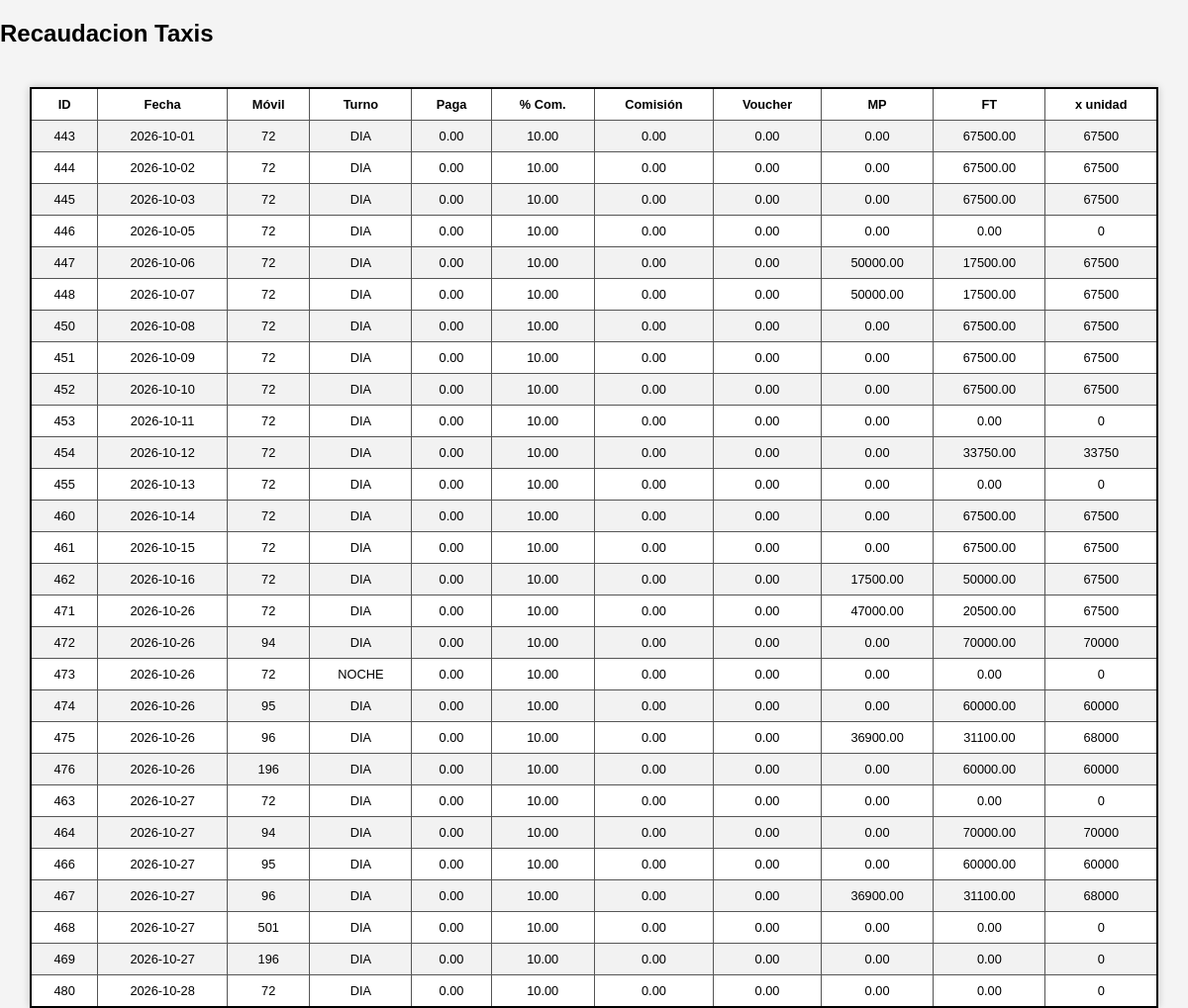
/php/lista_reca.php, run on the app's committed database.
### tables this page shows
CREATE TABLE `recauda` (
  `id` int(10) NOT NULL AUTO_INCREMENT,
  `fecha` date NOT NULL,
  `chofer_id` int(11) NOT NULL,
  `vehiculo_id` int(11) DEFAULT NULL,
  `movil` int(11) NOT NULL,
  `turno` varchar(6) NOT NULL,
  `abono_diario` decimal(10,2) NOT NULL DEFAULT 0.00,
  `paga` decimal(10,2) NOT NULL DEFAULT 0.00,
  `porcent` decimal(5,2) NOT NULL DEFAULT 0.00,
  `comision` decimal(10,2) NOT NULL DEFAULT 0.00,
  `voucher` decimal(10,2) NOT NULL DEFAULT 0.00,
  `mp` decimal(10,2) NOT NULL DEFAULT 0.00,
  `ft` decimal(10,2) NOT NULL DEFAULT 0.00,
  `total` decimal(10,2) NOT NULL DEFAULT 0.00,
  `debe` decimal(10,2) NOT NULL DEFAULT 0.00,
  `observaciones` varchar(255) DEFAULT '',
  `registrado_por` varchar(100) DEFAULT NULL,
  `registrado_fecha` datetime DEFAULT NULL,
  PRIMARY KEY (`id`),
  UNIQUE KEY `fecha_chofer` (`fecha`,`chofer_id`),
  KEY `idx_chofer` (`chofer_id`),
  KEY `idx_fecha` (`fecha`),
  KEY `idx_movil` (`movil`)
);

### php/lista_reca.php (the view, shortened to what this page needs)
<?php
$con = conexion();
$con->set_charset("utf8mb4");
$sql = "SELECT * FROM recauda ORDER BY fecha ASC";
$sql_l = $con->query($sql);
if ($sql_l->num_rows > 0) {
?>
    <!DOCTYPE html>
    <html lang="en">
    <head>
        <link rel="stylesheet" href="../css/listado.css">
    </head>
    <body>
        <h2>Recaudacion Taxis</h2>
        <div class="table-container">
            <table border="1" cellpadding="8" cellspacing="0">
                <tr>
                    <th>ID</th>
                    <th>Fecha</th>
                    <th>Móvil</th>
                    <th>Turno</th>
                    <th>Paga</th>
                    <th>% Com.</th>
                    <th>Comisión</th>
                    <th>Voucher</th>
                    <th>MP</th>
                    <th>FT</th>
                    <th>x unidad</th>
                </tr>
                <?php
                while ($row = $sql_l->fetch_assoc()) {
                ?>
                    <tr>
                        <?php
                        $id = $row['id'];
                        $fecha = $row['fecha'];
                        $movil = $row['movil'];
                        $turno = $row['turno'];
                        $paga = $row['paga'];
                        $porcent = $row['porcent'];
                        $comision = $row['comision'];
                        $voucher = $row['voucher'];
                        $mp = $row['mp'];
                        $ft = $row['ft'];
                        ?>
                        <td><?php echo $id ?></td>
                        <td><?php echo $fecha ?></td>
                        <td><?php echo $movil ?></td>
                        <td><?php echo $turno ?></td>
                        <td><?php echo $paga ?></td>
                        <td><?php echo $porcent ?></td>
                        <td><?php echo $comision ?></td>
                        <td><?php echo $voucher ?></td>
                        <td><?php echo $mp ?></td>
                        <td><?php echo $ft ?></td>
                        <?php
                        $dia = $comision + $mp + $ft + $comision;
                        ?>
                        <td><?php echo $dia ?></td>
                    </tr>
                <?php
                }
                ?>
            </table>
        </div>
    <?php
} else {
    echo 'No hay registros para mostrar.';
}
    ?>
    </body>
    </html>

### css/listado.css (style rules this page uses)
body { font-family: Arial, sans-serif; background-color: #f4f4f4; margin: 0; padding: 0; }
.table-container { display: flex; justify-content: center; align-items: center; margin-top: 40px; }
table { width: 95%; border-collapse: collapse; background: white; text-align: center; border: 2px solid #000; box-shadow: 0 0 8px rgba(0, 0, 0, 0.2); font-size: 0.8em; }
th, td { border: 1px solid #555; padding: 8px 12px; }
tr:nth-child(even) { background-color: #f2f2f2; }

### php/lista_reca.php (style rules this page uses)
.table-container { display: flex; justify-content: center; align-items: center; }
table { width: 95%; border-collapse: collapse; text-align: center; background: white; border: 2px solid #000; box-shadow: 0 0 8px rgba(0, 0, 0, 0.2); }

### data on the page
recauda: id "443", fecha "2026-10-01", movil "72", turno "DIA", paga "0.00", porcent "10.00", comision "0.00", voucher "0.00", mp "0.00", ft "67500.00", dia "67500"
recauda: id "444", fecha "2026-10-02", movil "72", turno "DIA", paga "0.00", porcent "10.00", comision "0.00", voucher "0.00", mp "0.00", ft "67500.00", dia "67500"
recauda: id "445", fecha "2026-10-03", movil "72", turno "DIA", paga "0.00", porcent "10.00", comision "0.00", voucher "0.00", mp "0.00", ft "67500.00", dia "67500"
recauda: id "446", fecha "2026-10-05", movil "72", turno "DIA", paga "0.00", porcent "10.00", comision "0.00", voucher "0.00", mp "0.00", ft "0.00", dia "0"
recauda: id "447", fecha "2026-10-06", movil "72", turno "DIA", paga "0.00", porcent "10.00", comision "0.00", voucher "0.00", mp "50000.00", ft "17500.00", dia "67500"
recauda: id "448", fecha "2026-10-07", movil "72", turno "DIA", paga "0.00", porcent "10.00", comision "0.00", voucher "0.00", mp "50000.00", ft "17500.00", dia "67500"
recauda: id "450", fecha "2026-10-08", movil "72", turno "DIA", paga "0.00", porcent "10.00", comision "0.00", voucher "0.00", mp "0.00", ft "67500.00", dia "67500"
recauda: id "451", fecha "2026-10-09", movil "72", turno "DIA", paga "0.00", porcent "10.00", comision "0.00", voucher "0.00", mp "0.00", ft "67500.00", dia "67500"
recauda: id "452", fecha "2026-10-10", movil "72", turno "DIA", paga "0.00", porcent "10.00", comision "0.00", voucher "0.00", mp "0.00", ft "67500.00", dia "67500"
recauda: id "453", fecha "2026-10-11", movil "72", turno "DIA", paga "0.00", porcent "10.00", comision "0.00", voucher "0.00", mp "0.00", ft "0.00", dia "0"
recauda: id "454", fecha "2026-10-12", movil "72", turno "DIA", paga "0.00", porcent "10.00", comision "0.00", voucher "0.00", mp "0.00", ft "33750.00", dia "33750"
recauda: id "455", fecha "2026-10-13", movil "72", turno "DIA", paga "0.00", porcent "10.00", comision "0.00", voucher "0.00", mp "0.00", ft "0.00", dia "0"
recauda: id "460", fecha "2026-10-14", movil "72", turno "DIA", paga "0.00", porcent "10.00", comision "0.00", voucher "0.00", mp "0.00", ft "67500.00", dia "67500"
recauda: id "461", fecha "2026-10-15", movil "72", turno "DIA", paga "0.00", porcent "10.00", comision "0.00", voucher "0.00", mp "0.00", ft "67500.00", dia "67500"
recauda: id "462", fecha "2026-10-16", movil "72", turno "DIA", paga "0.00", porcent "10.00", comision "0.00", voucher "0.00", mp "17500.00", ft "50000.00", dia "67500"
recauda: id "471", fecha "2026-10-26", movil "72", turno "DIA", paga "0.00", porcent "10.00", comision "0.00", voucher "0.00", mp "47000.00", ft "20500.00", dia "67500"
recauda: id "472", fecha "2026-10-26", movil "94", turno "DIA", paga "0.00", porcent "10.00", comision "0.00", voucher "0.00", mp "0.00", ft "70000.00", dia "70000"
recauda: id "473", fecha "2026-10-26", movil "72", turno "NOCHE", paga "0.00", porcent "10.00", comision "0.00", voucher "0.00", mp "0.00", ft "0.00", dia "0"
recauda: id "474", fecha "2026-10-26", movil "95", turno "DIA", paga "0.00", porcent "10.00", comision "0.00", voucher "0.00", mp "0.00", ft "60000.00", dia "60000"
recauda: id "475", fecha "2026-10-26", movil "96", turno "DIA", paga "0.00", porcent "10.00", comision "0.00", voucher "0.00", mp "36900.00", ft "31100.00", dia "68000"
recauda: id "476", fecha "2026-10-26", movil "196", turno "DIA", paga "0.00", porcent "10.00", comision "0.00", voucher "0.00", mp "0.00", ft "60000.00", dia "60000"
recauda: id "463", fecha "2026-10-27", movil "72", turno "DIA", paga "0.00", porcent "10.00", comision "0.00", voucher "0.00", mp "0.00", ft "0.00", dia "0"
recauda: id "464", fecha "2026-10-27", movil "94", turno "DIA", paga "0.00", porcent "10.00", comision "0.00", voucher "0.00", mp "0.00", ft "70000.00", dia "70000"
recauda: id "466", fecha "2026-10-27", movil "95", turno "DIA", paga "0.00", porcent "10.00", comision "0.00", voucher "0.00", mp "0.00", ft "60000.00", dia "60000"
recauda: id "467", fecha "2026-10-27", movil "96", turno "DIA", paga "0.00", porcent "10.00", comision "0.00", voucher "0.00", mp "36900.00", ft "31100.00", dia "68000"
recauda: id "468", fecha "2026-10-27", movil "501", turno "DIA", paga "0.00", porcent "10.00", comision "0.00", voucher "0.00", mp "0.00", ft "0.00", dia "0"
recauda: id "469", fecha "2026-10-27", movil "196", turno "DIA", paga "0.00", porcent "10.00", comision "0.00", voucher "0.00", mp "0.00", ft "0.00", dia "0"
recauda: id "480", fecha "2026-10-28", movil "72", turno "DIA", paga "0.00", porcent "10.00", comision "0.00", voucher "0.00", mp "0.00", ft "0.00", dia "0"
